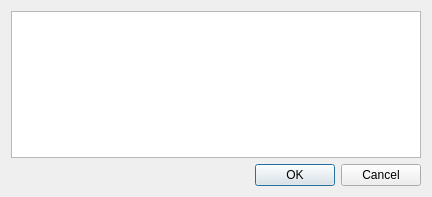
<?xml version="1.0" encoding="UTF-8"?>
<ui version="4.0">
 <class>AddDialogClass</class>
 <widget class="QDialog" name="AddDialogClass">
  <property name="geometry">
   <rect>
    <x>0</x>
    <y>0</y>
    <width>432</width>
    <height>197</height>
   </rect>
  </property>
  <property name="windowTitle">
   <string>Dialog</string>
  </property>
  <layout class="QGridLayout" name="gridLayout">
   <item row="1" column="0">
    <widget class="QDialogButtonBox" name="buttonBox">
     <property name="orientation">
      <enum>Qt::Horizontal</enum>
     </property>
     <property name="standardButtons">
      <set>QDialogButtonBox::Cancel|QDialogButtonBox::Ok</set>
     </property>
    </widget>
   </item>
   <item row="0" column="0">
    <widget class="QTextBrowser" name="textBrowser"/>
   </item>
  </layout>
 </widget>
 <resources/>
 <connections>
  <connection>
   <sender>buttonBox</sender>
   <signal>accepted()</signal>
   <receiver>Dialog</receiver>
   <slot>accept()</slot>
   <hints>
    <hint type="sourcelabel">
     <x>248</x>
     <y>254</y>
    </hint>
    <hint type="destinationlabel">
     <x>157</x>
     <y>274</y>
    </hint>
   </hints>
  </connection>
  <connection>
   <sender>buttonBox</sender>
   <signal>rejected()</signal>
   <receiver>Dialog</receiver>
   <slot>reject()</slot>
   <hints>
    <hint type="sourcelabel">
     <x>316</x>
     <y>260</y>
    </hint>
    <hint type="destinationlabel">
     <x>286</x>
     <y>274</y>
    </hint>
   </hints>
  </connection>
 </connections>
</ui>
